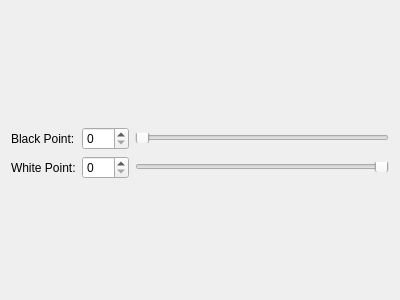
<?xml version="1.0" encoding="UTF-8"?>
<ui version="4.0">
 <class>BlackWhitePoint</class>
 <widget class="QWidget" name="BlackWhitePoint">
  <property name="geometry">
   <rect>
    <x>0</x>
    <y>0</y>
    <width>400</width>
    <height>300</height>
   </rect>
  </property>
  <property name="windowTitle">
   <string>Form</string>
  </property>
  <layout class="QVBoxLayout" name="verticalLayout">
   <item>
    <widget class="QCustomPlot" name="custom_plot" native="true">
     <property name="sizePolicy">
      <sizepolicy hsizetype="Preferred" vsizetype="MinimumExpanding">
       <horstretch>0</horstretch>
       <verstretch>0</verstretch>
      </sizepolicy>
     </property>
    </widget>
   </item>
   <item>
    <layout class="QGridLayout" name="gridLayout">
     <item row="1" column="0">
      <widget class="QLabel" name="label_2">
       <property name="text">
        <string>White Point:</string>
       </property>
      </widget>
     </item>
     <item row="0" column="1">
      <widget class="QSpinBox" name="spinBox">
       <property name="minimum">
        <number>0</number>
       </property>
       <property name="maximum">
        <number>255</number>
       </property>
      </widget>
     </item>
     <item row="0" column="0">
      <widget class="QLabel" name="label">
       <property name="text">
        <string>Black Point:</string>
       </property>
      </widget>
     </item>
     <item row="1" column="2">
      <widget class="QSlider" name="horizontalSlider_2">
       <property name="maximumSize">
        <size>
         <width>16777215</width>
         <height>10</height>
        </size>
       </property>
       <property name="minimum">
        <number>0</number>
       </property>
       <property name="maximum">
        <number>255</number>
       </property>
       <property name="value">
        <number>0</number>
       </property>
       <property name="orientation">
        <enum>Qt::Horizontal</enum>
       </property>
       <property name="invertedAppearance">
        <bool>true</bool>
       </property>
       <property name="invertedControls">
        <bool>false</bool>
       </property>
      </widget>
     </item>
     <item row="0" column="2">
      <widget class="QSlider" name="horizontalSlider">
       <property name="maximumSize">
        <size>
         <width>16777215</width>
         <height>10</height>
        </size>
       </property>
       <property name="minimum">
        <number>0</number>
       </property>
       <property name="maximum">
        <number>255</number>
       </property>
       <property name="orientation">
        <enum>Qt::Horizontal</enum>
       </property>
      </widget>
     </item>
     <item row="1" column="1">
      <widget class="QSpinBox" name="spinBox_2">
       <property name="maximum">
        <number>255</number>
       </property>
      </widget>
     </item>
    </layout>
   </item>
   <item>
    <spacer name="verticalSpacer">
     <property name="orientation">
      <enum>Qt::Vertical</enum>
     </property>
     <property name="sizeHint" stdset="0">
      <size>
       <width>20</width>
       <height>40</height>
      </size>
     </property>
    </spacer>
   </item>
  </layout>
 </widget>
 <customwidgets>
  <customwidget>
   <class>QCustomPlot</class>
   <extends>QWidget</extends>
   <header>libs/qcustomplot.h</header>
   <container>1</container>
  </customwidget>
 </customwidgets>
 <resources/>
 <connections/>
</ui>
